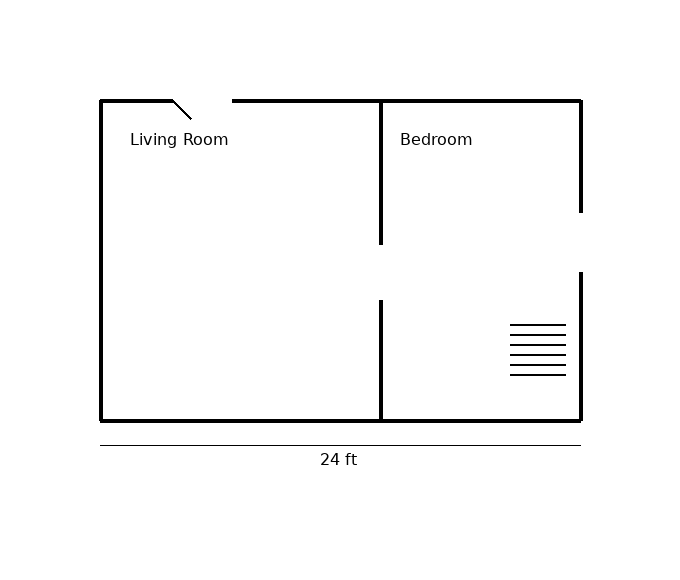
#> input picture data/samples/sample_floorplan_cottage.png, 680 x 580 px; its folder holds only this picture in this run
$ python -i preprocessing.py   (imports and definitions only)
#> lines starting #> are read from the running program, lines starting #| are printed output that depends on the picture; after the words box and inside, x2 and y2 are one past the last pixel; in counts of white or black regions, pixels touching at a corner belong together
"""
Image preprocessing for the floor plan detection pipeline.

Implements Section 2 of docs/DETECTION_PIPELINE.md: load/rasterize, resize
to a working resolution, grayscale, denoise, binarize, deskew.

Pure functions/classes only -- no FastAPI, no I/O beyond reading the given
file path, so this is independently testable and reusable outside the API
layer (per Prompt 6's implementation constraints).
"""
from dataclasses import dataclass
from pathlib import Path
from typing import Union

import cv2
import numpy as np

# --- Limits from docs/DETECTION_PIPELINE.md Section 1 -----------------------
SUPPORTED_EXTENSIONS = {".png", ".jpg", ".jpeg", ".pdf"}
MAX_UPLOAD_BYTES = 15 * 1024 * 1024  # 15 MB
WORKING_LONG_EDGE_MAX = 3000  # px
WORKING_LONG_EDGE_MIN = 800  # px
PDF_RASTER_DPI = 200


class UnsupportedFileError(ValueError):
    """Raised when a file's extension isn't in SUPPORTED_EXTENSIONS."""


@dataclass
class PreprocessResult:
    """
    Output of the full preprocessing pipeline.

    `working_image` is grayscale, denoised, binarized, and deskewed -- the
    image every downstream detection step operates on. `scale_factor` is the
    factor applied to go from the original loaded image to `working_image`'s
    resolution (working_size = original_size * scale_factor); detector
    outputs stay in working-image pixel space throughout the pipeline, and
    this factor is retained only for reference/debugging, per the "keep
    everything in working-resolution pixel space, convert once at the end"
    approach used in postprocessing.py's unit calibration step.
    """
    working_image: np.ndarray  # binarized, deskewed, single-channel uint8 (0/255)
    grayscale_image: np.ndarray  # grayscale, pre-binarization (used by OCR)
    scale_factor: float
    rotation_deg_applied: float
    original_size: tuple  # (width, height) of the originally loaded image
    working_size: tuple  # (width, height) of working_image


def _load_pdf_first_page(path: Path) -> np.ndarray:
    """Rasterize the first page of a PDF to a BGR numpy image via PyMuPDF."""
    import fitz  # PyMuPDF -- imported lazily so it's only required for PDF input

    doc = fitz.open(str(path))
    try:
        if doc.page_count < 1:
            raise UnsupportedFileError(f"PDF '{path}' has no pages.")
        page = doc.load_page(0)
        zoom = PDF_RASTER_DPI / 72.0  # PDF points are 72 DPI by definition
        matrix = fitz.Matrix(zoom, zoom)
        pixmap = page.get_pixmap(matrix=matrix, colorspace=fitz.csRGB)
        img = np.frombuffer(pixmap.samples, dtype=np.uint8).reshape(
            pixmap.height, pixmap.width, pixmap.n
        )
        return cv2.cvtColor(img, cv2.COLOR_RGB2BGR)
    finally:
        doc.close()


def load_image(path: Union[str, Path]) -> np.ndarray:
    """
    Load a PNG/JPG/PDF from disk into a BGR numpy image (first page only for
    PDFs, per docs/DETECTION_PIPELINE.md Section 1's documented limitation).
    """
    path = Path(path)
    if not path.exists():
        raise FileNotFoundError(f"No such file: {path}")

    ext = path.suffix.lower()
    if ext not in SUPPORTED_EXTENSIONS:
        raise UnsupportedFileError(
            f"Unsupported file extension '{ext}'. Supported: {sorted(SUPPORTED_EXTENSIONS)}"
        )

    if ext == ".pdf":
        return _load_pdf_first_page(path)

    image = cv2.imread(str(path), cv2.IMREAD_COLOR)
    if image is None:
        raise ValueError(f"Failed to decode image at '{path}' (corrupt or unreadable).")
    return image


def resize_to_working_resolution(image: np.ndarray) -> tuple:
    """
    Resize so the long edge is within [WORKING_LONG_EDGE_MIN, WORKING_LONG_EDGE_MAX],
    preserving aspect ratio. Returns (resized_image, scale_factor).
    """
    height, width = image.shape[:2]
    long_edge = max(height, width)

    if long_edge > WORKING_LONG_EDGE_MAX:
        scale = WORKING_LONG_EDGE_MAX / long_edge
    elif long_edge < WORKING_LONG_EDGE_MIN:
        scale = WORKING_LONG_EDGE_MIN / long_edge
    else:
        scale = 1.0

    if scale == 1.0:
        return image.copy(), 1.0

    interpolation = cv2.INTER_AREA if scale < 1.0 else cv2.INTER_CUBIC
    new_size = (max(1, round(width * scale)), max(1, round(height * scale)))
    resized = cv2.resize(image, new_size, interpolation=interpolation)
    return resized, scale


def to_grayscale(image: np.ndarray) -> np.ndarray:
    if len(image.shape) == 2:
        return image
    return cv2.cvtColor(image, cv2.COLOR_BGR2GRAY)


def denoise(gray_image: np.ndarray) -> np.ndarray:
    """
    Denoise a grayscale image. Uses a lighter median blur for large images to
    keep runtime reasonable (fastNlMeansDenoising is accurate but slow on
    large working images), per docs/DETECTION_PIPELINE.md Section 2 step 4.
    """
    height, width = gray_image.shape[:2]
    if height * width > 1_500_000:  # ~1500x1000 and up
        return cv2.medianBlur(gray_image, 3)
    return cv2.fastNlMeansDenoising(gray_image, h=10, templateWindowSize=7, searchWindowSize=21)


def binarize(gray_image: np.ndarray) -> np.ndarray:
    """
    Adaptive thresholding rather than a single global Otsu threshold, since
    floor plan scans commonly have uneven lighting (Section 2 step 5).
    Output convention: walls/lines are WHITE (255) on a BLACK (0) background,
    which is what cv2's Hough/contour/morphology functions expect.
    """
    binary = cv2.adaptiveThreshold(
        gray_image,
        255,
        cv2.ADAPTIVE_THRESH_GAUSSIAN_C,
        cv2.THRESH_BINARY_INV,  # dark lines on light paper -> white lines on black
        blockSize=25,
        C=10,
    )
    return binary


def estimate_skew_angle(binary_image: np.ndarray) -> float:
    """
    Estimate the dominant skew angle (degrees) from the binarized image using
    a Hough-line dominant-angle vote, per Section 2 step 6. Returns 0.0 if no
    reliable estimate can be made (e.g. too few line features) -- deskewing
    is best-effort, never a hard failure.
    """
    lines = cv2.HoughLinesP(
        binary_image, 1, np.pi / 180, threshold=80, minLineLength=binary_image.shape[1] // 8, maxLineGap=10
    )
    if lines is None or len(lines) == 0:
        return 0.0

    angles = []
    for line in lines:
        x1, y1, x2, y2 = line[0]
        angle = np.degrees(np.arctan2(y2 - y1, x2 - x1))
        # Fold into [-45, 45) since floor plan walls are expected near-axis-aligned
        # (per the axis-aligned assumption documented in DETECTION_PIPELINE.md).
        folded = ((angle + 45) % 90) - 45
        angles.append(folded)

    if not angles:
        return 0.0

    # Median is robust to the mix of horizontal/vertical wall angles present.
    return float(np.median(angles))


def deskew(binary_image: np.ndarray, angle_deg: float) -> np.ndarray:
    if abs(angle_deg) < 0.1:
        return binary_image
    height, width = binary_image.shape[:2]
    center = (width / 2, height / 2)
    rotation_matrix = cv2.getRotationMatrix2D(center, angle_deg, 1.0)
    return cv2.warpAffine(
        binary_image, rotation_matrix, (width, height),
        flags=cv2.INTER_NEAREST, borderMode=cv2.BORDER_CONSTANT, borderValue=0,
    )


def preprocess(path: Union[str, Path]) -> PreprocessResult:
    """Run the full preprocessing pipeline end to end."""
    original = load_image(path)
#> in load_image, image is the input picture: shape (580, 680, 3); min 0, max 255, mean 249.3
    original_size = (original.shape[1], original.shape[0])  # (width, height)
#> original_size = (680, 580)

    resized, scale_factor = resize_to_working_resolution(original)
#> scale_factor = 1.18
    gray = to_grayscale(resized)
    denoised = denoise(gray)
    binary = binarize(denoised)
#> in binarize, `binary = cv2.adaptiveThreshold( gray_image, 255, cv2.ADAPTIVE_THRESH_G..`:
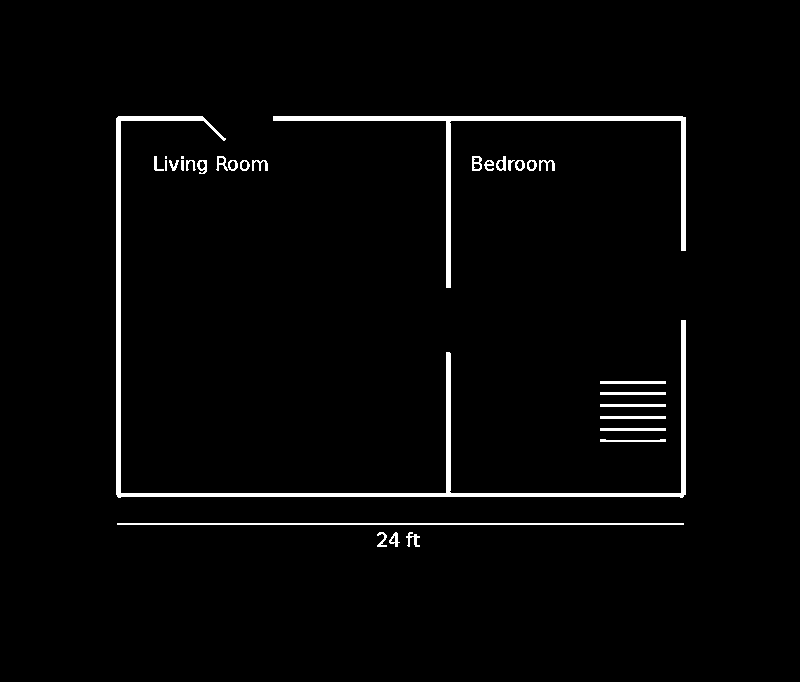
#> binary: shape (682, 800); 2.5% white; 31 white regions (2 under 20 px), largest, box (x1, y1, x2, y2) and area: (116, 116, 686, 498) 6229, (273, 116, 686, 288) 3546, (117, 523, 684, 525) 1134

    skew_angle = estimate_skew_angle(binary)
#> in estimate_skew_angle, `lines = cv2.HoughLinesP( binary_image, 1, np.pi / 180, threshold=80, m..`: lines = 37 rows, first 6: [116, 493, 685, 493], [117, 524, 683, 524], [116, 494, 685, 494], [117, 495, 683, 495], [117, 496, 683, 496], [273, 117, 685, 117]
#> the loop in estimate_skew_angle, `for line in lines:` made 37 passes
#> (x1, y1, x2, y2, angle, folded) on passes 1 to 12: (116, 493, 685, 493, 0, 0), (117, 524, 683, 524, 0, 0), (116, 494, 685, 494, 0, 0), (117, 495, 683, 495, 0, 0), (117, 496, 683, 496, 0, 0), (273, 117, 685, 117, 0, 0), (117, 523, 683, 523, 0, 0), (273, 118, 685, 118, 0, 0), (273, 120, 685, 120, 0, 0), (273, 116, 682, 116, 0, 0), (273, 119, 685, 119, 0, 0), (116, 441, 120, 156, -89.2, 0.804)
#> after the loop in estimate_skew_angle, `for line in lines:`: angles = 37 values, max 0.935 at index 23, min -0.862 at index 34, mean 0.137
#> skew_angle = 0
    deskewed = deskew(binary, skew_angle)
    gray_deskewed = deskew(gray, skew_angle)  # keep grayscale in sync, for OCR use

    working_size = (deskewed.shape[1], deskewed.shape[0])
#> working_size = (800, 682)

    return PreprocessResult(
        working_image=deskewed,
        grayscale_image=gray_deskewed,
        scale_factor=scale_factor,
        rotation_deg_applied=skew_angle,
        original_size=original_size,
        working_size=working_size,
    )

>>> result = preprocess('../../../data/samples/sample_floorplan_cottage.png')
